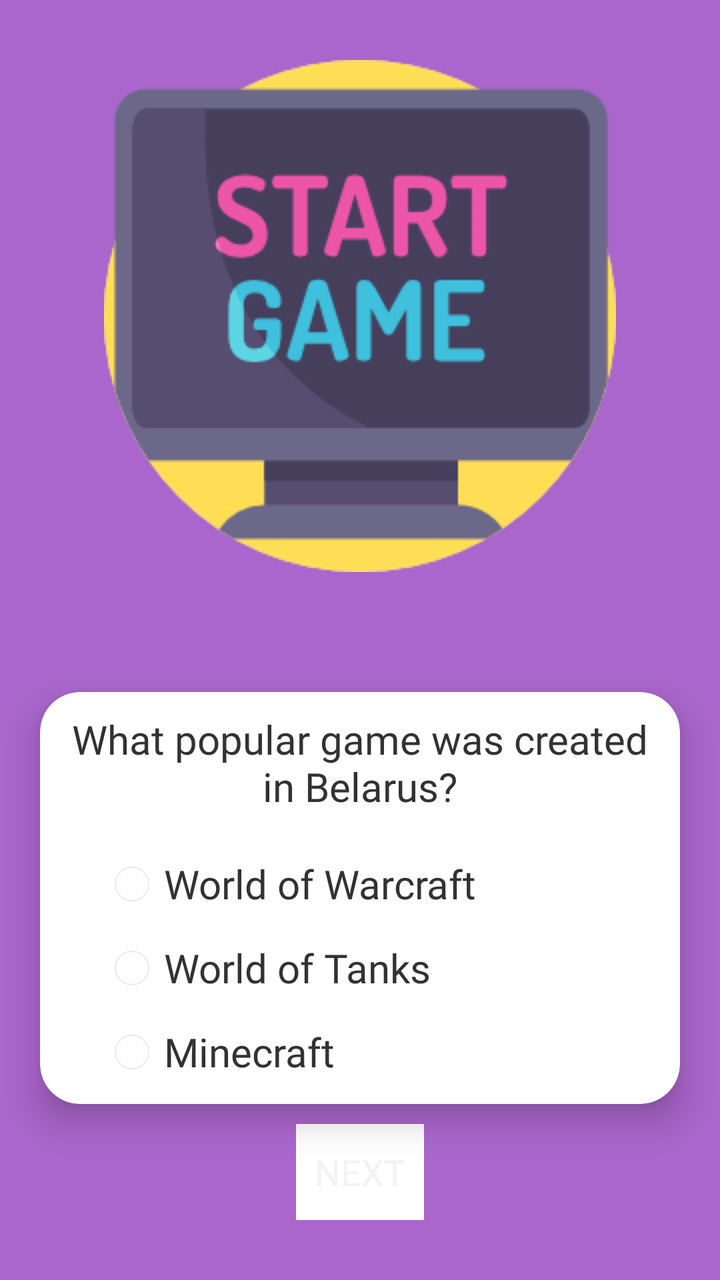
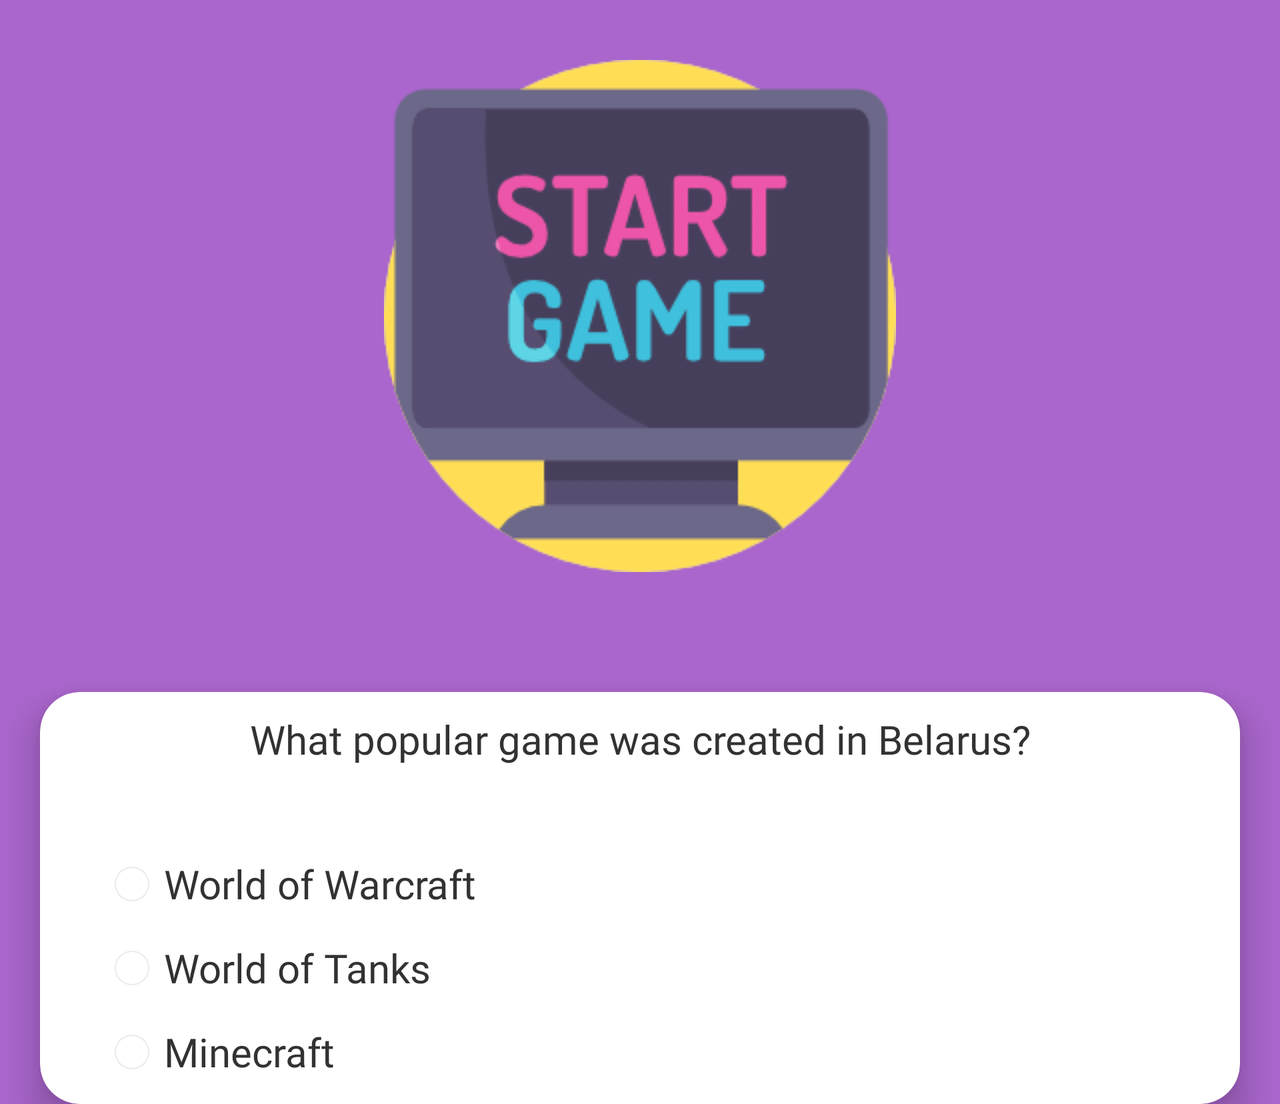

Compare how this app lays out the same screen by default and in its alternative resource folder. The renders come first, then the two layout files and the values they reference.
<!-- AndroidManifest.xml: application theme AppTheme.Splash -->
<!-- res/layout/sixth_page_slider.xml -->
<?xml version="1.0" encoding="utf-8"?>
<RelativeLayout xmlns:android="http://schemas.android.com/apk/res/android"
    xmlns:app="http://schemas.android.com/apk/res-auto"
    android:layout_width="match_parent"
    android:layout_height="match_parent"
    android:background="@android:color/holo_purple">

    <ImageView
        android:id="@+id/game"
        android:layout_width="wrap_content"
        android:layout_height="wrap_content"
        android:layout_centerHorizontal="true"
        android:layout_marginTop="@dimen/imageMarginTop"
        android:contentDescription="@string/icon_question6_description"
        android:src="@drawable/game" />
    

    <android.support.v7.widget.CardView
        android:layout_width="match_parent"
        android:layout_height="wrap_content"
        android:layout_below="@id/game"
        android:layout_centerInParent="true"
        android:layout_marginLeft="@dimen/cardview_margin_side"
        android:layout_marginRight="@dimen/cardview_margin_side"
        android:layout_marginTop="@dimen/cardview2_top"
        app:cardBackgroundColor="@android:color/white"
        app:cardCornerRadius="@dimen/cardview_cornerradius"
        app:cardElevation="@dimen/cardview_elevation">


        <TextView
            android:id="@+id/question6"
            android:layout_width="wrap_content"
            android:layout_height="wrap_content"
            android:layout_gravity="center_horizontal"
            android:layout_marginLeft="@dimen/q2_text_margin_side"
            android:layout_marginRight="@dimen/q2_text_margin_side"
            android:layout_marginTop="@dimen/question_text_margin_top"
            android:fontFamily="@font/delius_swash_caps"
            android:text="@string/question6"
            android:textAlignment="center"
            android:textColor="@android:color/secondary_text_light"
            android:textSize="@dimen/question_text_size" />

        <RadioGroup
            android:id="@+id/radiogroup4"
            android:layout_width="match_parent"
            android:layout_height="wrap_content"
            android:layout_marginLeft="@dimen/radiogroup1_margin_side"
            android:layout_marginRight="@dimen/radiogroup1_margin_side"
            android:layout_marginTop="@dimen/q5a1_margin_top"
            android:orientation="vertical">

            <RadioButton
                android:id="@+id/q6a1"
                android:layout_width="wrap_content"
                android:layout_height="wrap_content"
                android:layout_marginBottom="@dimen/radiobutton_margin_bottom"
                android:fontFamily="@font/delius_swash_caps"
                android:onClick="addPointForQuestion6"
                android:text="@string/warcraft"
                android:textColor="@android:color/secondary_text_light"
                android:textSize="@dimen/textSize" />

            <RadioButton
                android:id="@+id/q6a2"
                android:layout_width="wrap_content"
                android:layout_height="wrap_content"
                android:layout_marginBottom="@dimen/radiobutton_margin_bottom"
                android:fontFamily="@font/delius_swash_caps"
                android:onClick="addPointForQuestion6"
                android:text="@string/tanks"
                android:textColor="@android:color/secondary_text_light"
                android:textSize="@dimen/textSize" />

            <RadioButton
                android:id="@+id/q6a3"
                android:layout_width="wrap_content"
                android:layout_height="wrap_content"
                android:layout_marginBottom="@dimen/last_radiobutton_margin_bottom"
                android:fontFamily="@font/delius_swash_caps"
                android:onClick="addPointForQuestion6"
                android:text="@string/minecraft"
                android:textColor="@android:color/secondary_text_light"
                android:textSize="@dimen/textSize" />

        </RadioGroup>
    </android.support.v7.widget.CardView>
    <Button
        android:id="@+id/next_button"
        android:layout_width="wrap_content"
        android:layout_height="wrap_content"
        android:layout_alignParentBottom="true"
        android:layout_centerHorizontal="true"
        android:layout_marginBottom="@dimen/nextButton_margin_bottom"
        android:text="@string/next"
        android:textSize="@dimen/ButtonTextSize"
        android:fontFamily="@font/delius_swash_caps"
        android:background="@android:color/white"
        android:onClick="GoToQuestion7"/>

</RelativeLayout>
<!-- resources referenced by this layout -->
<resources>
  <dimen name="ButtonTextSize">18sp</dimen>
  <dimen name="cardview2_top">60dp</dimen>
  <dimen name="cardview_cornerradius">20dp</dimen>
  <dimen name="cardview_elevation">10dp</dimen>
  <dimen name="cardview_margin_side">20dp</dimen>
  <dimen name="imageMarginTop">30dp</dimen>
  <dimen name="last_radiobutton_margin_bottom">10dp</dimen>
  <dimen name="nextButton_margin_bottom">30dp</dimen>
  <dimen name="q2_text_margin_side">10dp</dimen>
  <dimen name="q5a1_margin_top">80dp</dimen>
  <dimen name="question_text_margin_top">10dp</dimen>
  <dimen name="question_text_size">20sp</dimen>
  <dimen name="radiobutton_margin_bottom">10dp</dimen>
  <dimen name="radiogroup1_margin_side">30dp</dimen>
  <dimen name="textSize">20sp</dimen>
  <!-- drawable game: png bitmap (drawable, 13246 bytes) -->
  <string name="icon_question6_description">Computer which screen reads "START GAME"</string>
  <string name="minecraft">Minecraft</string>
  <string name="next">NEXT</string>
  <string name="question6">What popular game was created in Belarus?</string>
  <string name="tanks">World of Tanks</string>
  <string name="warcraft">World of Warcraft</string>
  <style name="AppTheme.Splash" parent="@android:style/Theme.Holo.NoActionBar.Fullscreen">
          <item name="android:windowBackground">@drawable/splash_screen</item>
      </style>
  <!-- drawable splash_screen (drawable) -->
  <?xml version="1.0" encoding="utf-8"?>
  <layer-list xmlns:android="http://schemas.android.com/apk/res/android"
      android:opacity="opaque">
      <item android:drawable="@android:color/white"/>
      <item>
          <bitmap android:src="@drawable/knapweed128"
              android:gravity="center"
              />
      </item>
  </layer-list>
</resources>
<!-- res/layout-land/sixth_page_slider.xml (the repository's variant of the layout above) -->
<!-- drawn on the phone turned sideways -->
<?xml version="1.0" encoding="utf-8"?>
<ScrollView
    xmlns:android="http://schemas.android.com/apk/res/android"
    xmlns:app="http://schemas.android.com/apk/res-auto"
    android:layout_width="match_parent"
    android:layout_height="match_parent">
<RelativeLayout
    android:layout_width="match_parent"
    android:layout_height="wrap_content"
    android:background="@android:color/holo_purple">

    <ImageView
        android:id="@+id/game"
        android:layout_width="wrap_content"
        android:layout_height="wrap_content"
        android:layout_centerHorizontal="true"
        android:layout_marginTop="@dimen/imageMarginTop"
        android:contentDescription="@string/icon_question6_description"
        android:src="@drawable/game" />
    

    <android.support.v7.widget.CardView
        android:layout_width="match_parent"
        android:layout_height="wrap_content"
        android:layout_below="@id/game"
        android:layout_marginLeft="@dimen/cardview_margin_side"
        android:layout_marginRight="@dimen/cardview_margin_side"
        android:layout_marginTop="@dimen/cardview2_top"
        app:cardBackgroundColor="@android:color/white"
        app:cardCornerRadius="@dimen/cardview_cornerradius"
        app:cardElevation="@dimen/cardview_elevation">


        <TextView
            android:id="@+id/question6"
            android:layout_width="wrap_content"
            android:layout_height="wrap_content"
            android:layout_gravity="center_horizontal"
            android:layout_marginLeft="@dimen/q2_text_margin_side"
            android:layout_marginRight="@dimen/q2_text_margin_side"
            android:layout_marginTop="@dimen/question_text_margin_top"
            android:fontFamily="@font/delius_swash_caps"
            android:text="@string/question6"
            android:textAlignment="center"
            android:textColor="@android:color/secondary_text_light"
            android:textSize="@dimen/question_text_size" />

        <RadioGroup
            android:id="@+id/radiogroup4"
            android:layout_width="match_parent"
            android:layout_height="wrap_content"
            android:layout_marginLeft="@dimen/radiogroup1_margin_side"
            android:layout_marginRight="@dimen/radiogroup1_margin_side"
            android:layout_marginTop="@dimen/q5a1_margin_top"
            android:orientation="vertical">

            <RadioButton
                android:id="@+id/q6a1"
                android:layout_width="wrap_content"
                android:layout_height="wrap_content"
                android:layout_marginBottom="@dimen/radiobutton_margin_bottom"
                android:fontFamily="@font/delius_swash_caps"
                android:onClick="addPointForQuestion6"
                android:text="@string/warcraft"
                android:textColor="@android:color/secondary_text_light"
                android:textSize="@dimen/textSize" />

            <RadioButton
                android:id="@+id/q6a2"
                android:layout_width="wrap_content"
                android:layout_height="wrap_content"
                android:layout_marginBottom="@dimen/radiobutton_margin_bottom"
                android:fontFamily="@font/delius_swash_caps"
                android:onClick="addPointForQuestion6"
                android:text="@string/tanks"
                android:textColor="@android:color/secondary_text_light"
                android:textSize="@dimen/textSize" />

            <RadioButton
                android:id="@+id/q6a3"
                android:layout_width="wrap_content"
                android:layout_height="wrap_content"
                android:layout_marginBottom="@dimen/last_radiobutton_margin_bottom"
                android:fontFamily="@font/delius_swash_caps"
                android:onClick="addPointForQuestion6"
                android:text="@string/minecraft"
                android:textColor="@android:color/secondary_text_light"
                android:textSize="@dimen/textSize" />

        </RadioGroup>
    </android.support.v7.widget.CardView>
    <Button
        android:id="@+id/next_button"
        android:layout_width="wrap_content"
        android:layout_height="wrap_content"
        android:layout_alignParentBottom="true"
        android:layout_centerHorizontal="true"
        android:layout_marginBottom="@dimen/nextButton_margin_bottom"
        android:text="@string/next"
        android:textSize="@dimen/ButtonTextSize"
        android:fontFamily="@font/delius_swash_caps"
        android:background="@android:color/white"
        android:onClick="GoToQuestion7"/>

</RelativeLayout>
</ScrollView>
